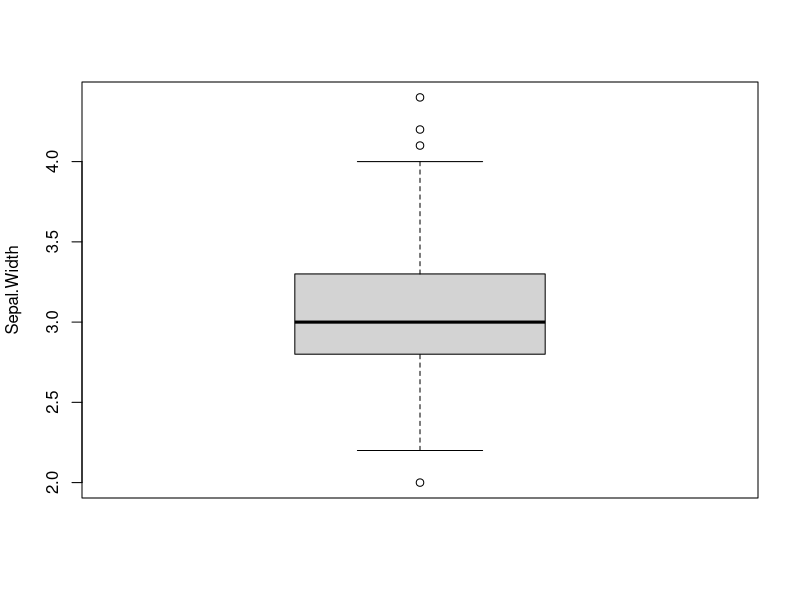
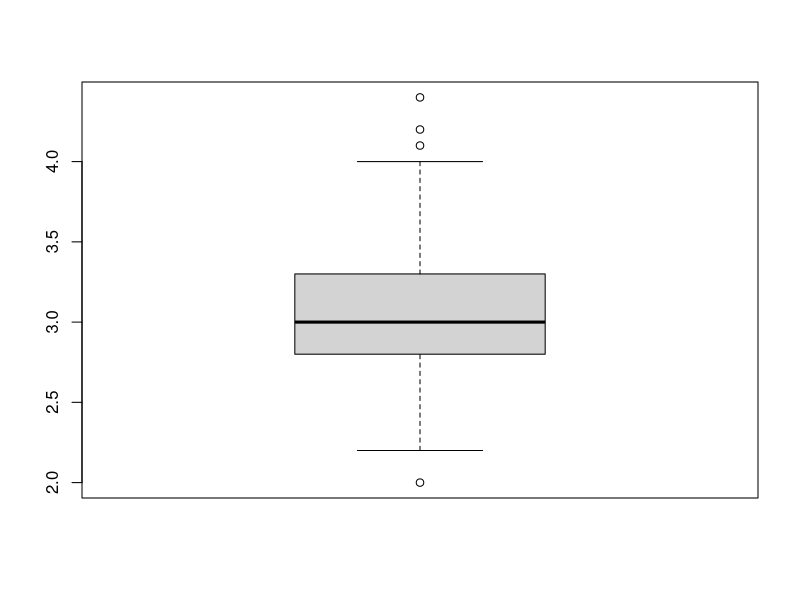
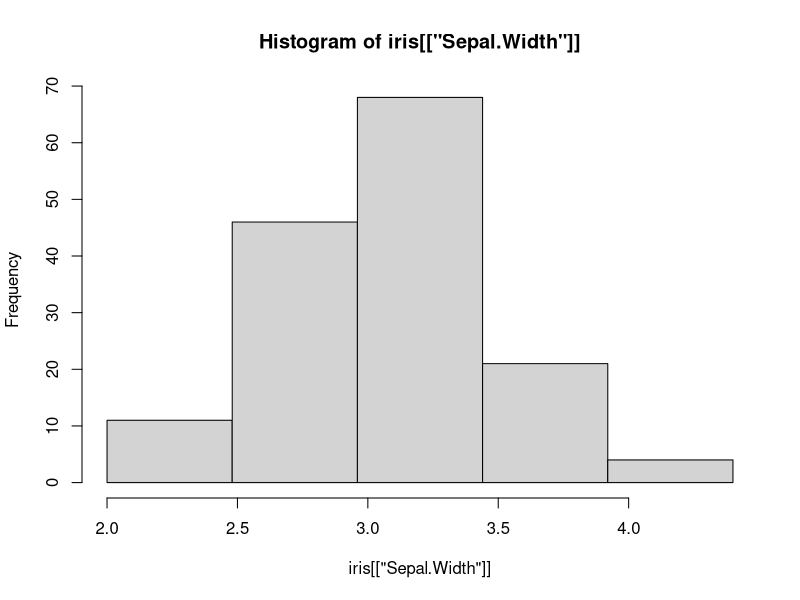
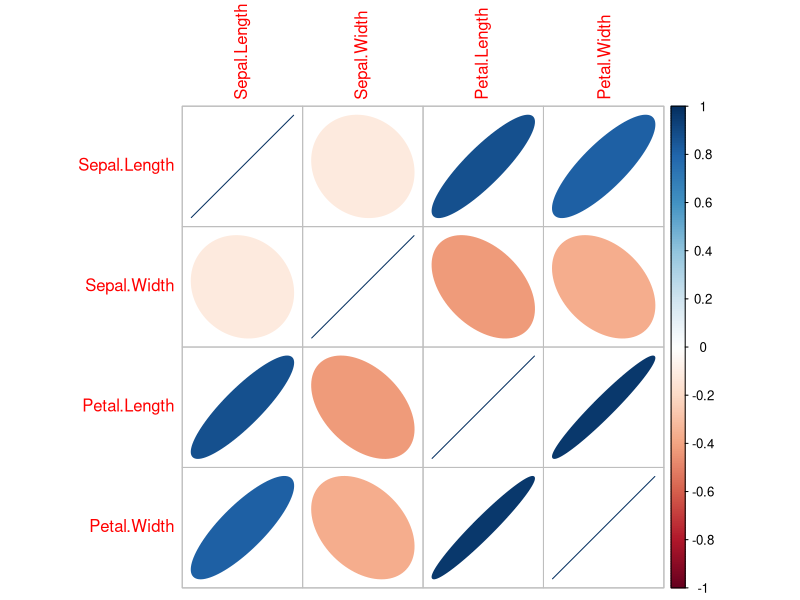
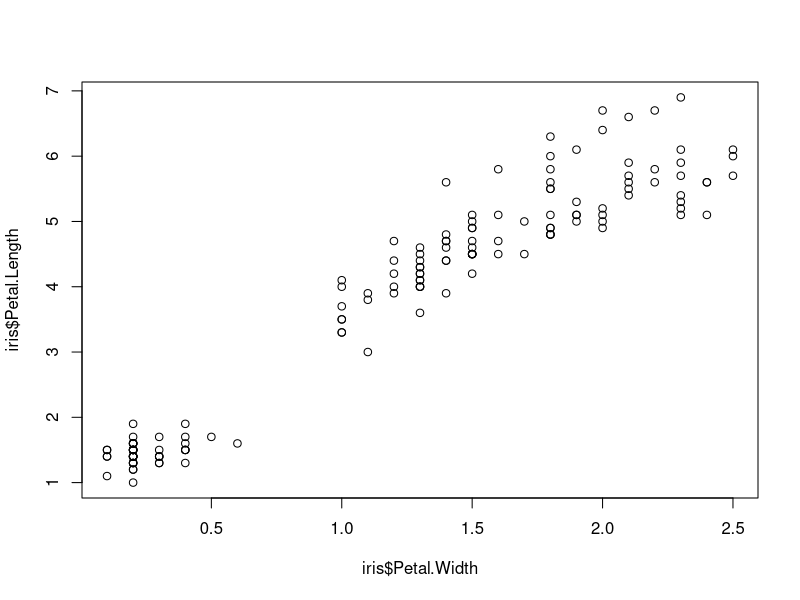
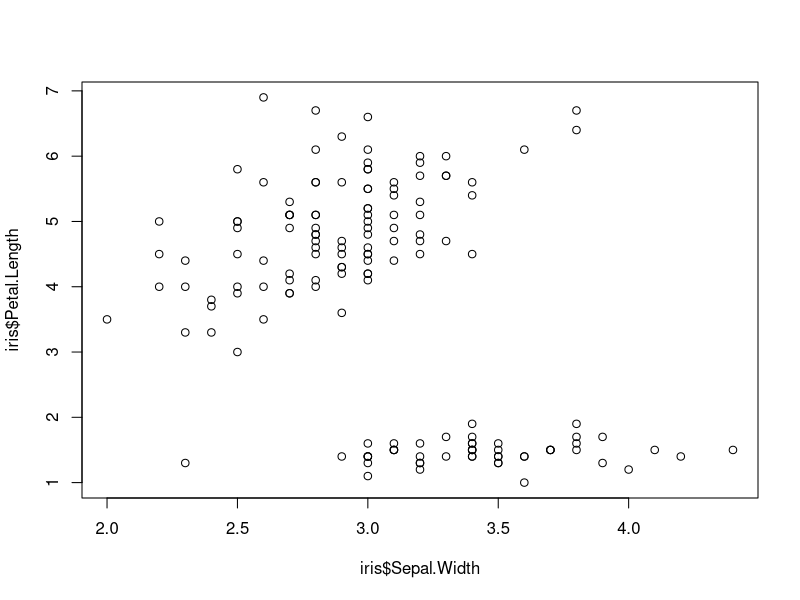

Generate these figures, in order, with R:
# iris 데이터로 다음을 구하세요.
# iris는 붓꽃의 품종을 나타내는 Species변수와 꽃잎과 꽃받침의 폭과 넓이 값을 갖는 변수로 구성
head(iris)
str(iris)


#1. Sepal.Width의 0%, 25%, 50%, 75%,100% 백분위수의 출력  
quantile(iris[["Sepal.Width"]], p=c(.00, .25, .50, .75, 1))

#2.  Sepal.Width 변수 값의 boxplot 그리기 
#          (최소, 1Q, 2Q(중앙값),3Q, 최대값의 시각화) 
boxplot(as.matrix(iris$Sepal.Width), ylab="Sepal.Width")

#3. Sepal.Width 변수 값의 boxplot의 수치를 출력해보자.
#           (최소, 1Q, 2Q(중앙값),3Q, 최대값) 
boxplot(iris$Sepal.Width)$stats

#4.   1의 출력값과 3의 출력값이 다른 이유는? 

 
#5. 히스토그램그리기  (Sepal.Width 변수 값을 5구간으로 나누어 )
breaks <- seq(from=min(iris[["Sepal.Width"]]), to=max(iris[["Sepal.Width"]]), length=6)
hist(iris[["Sepal.Width"]], breaks = breaks)

#6. Sepal.Width 변수 값을 5구간으로 나누어 빈도표 출력 
breaks = seq(from=min(iris$Sepal.Width), to=max(iris$Sepal.Width), length=6)

iris_freq <- cut(iris[["Sepal.Width"]], breaks=breaks, right=TRUE, include.lowest = TRUE)
iris_freq
table(iris_freq)

#7.   동전던지기를하여  앞면이 나오면 1000원을 친구에게 주고, 
#       뒷면이 나오면 2000원을 친구로 부터 받기로 했다. 이때 기대값은 ?  
coin_ev <- 1000*0.5 + 2000*0.5
coin_ev

#8 iris의   Species 변수만 제외하고, 나머지 각변수간 상관계수(피어스)들의 상관행렬을 구하세요. 
cor(iris[1:4])
 

#9.   8번 답의 결과 가장 강한 양의 상관 계수를 갖는 변수들은 무엇인가. 
# Petal.Width와 Petal.Length의  상관계수  0.9628654 


#10.  8번 답의 결과 가장 강한 음의 상관 계수를 갖는 변수들은 무엇인가. 
# Sepal.Width와 Petal.Length의 상관계수 -0.4284401   
# 절대값이 0.8 이상이 되어야 강한 관계라고 할 수 있다. 
# -0.4는 약한 관계 


#11. 8의 상관행렬을 시각화해보세요.  
library(corrplot)
corrplot(cor(iris[1:4]), method = "e") 

#12.   9의 답 변수로 산점도 그래프를 그려보세요. 
plot (iris$Petal.Width, iris$Petal.Length)

#13.   10의 답 변수로  산점도 그래프를 그려보세요. 
plot (iris$Sepal.Width, iris$Petal.Length)
